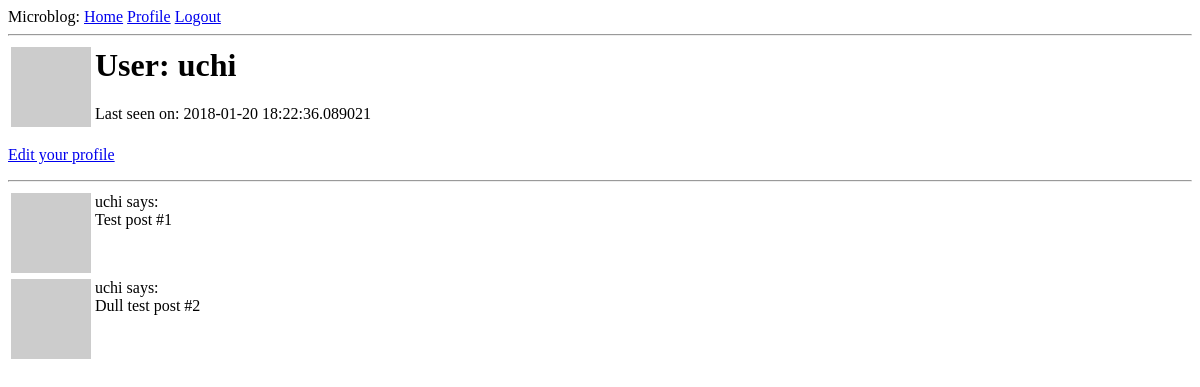
Page /user/uchi (signed in) on the earlier database version.
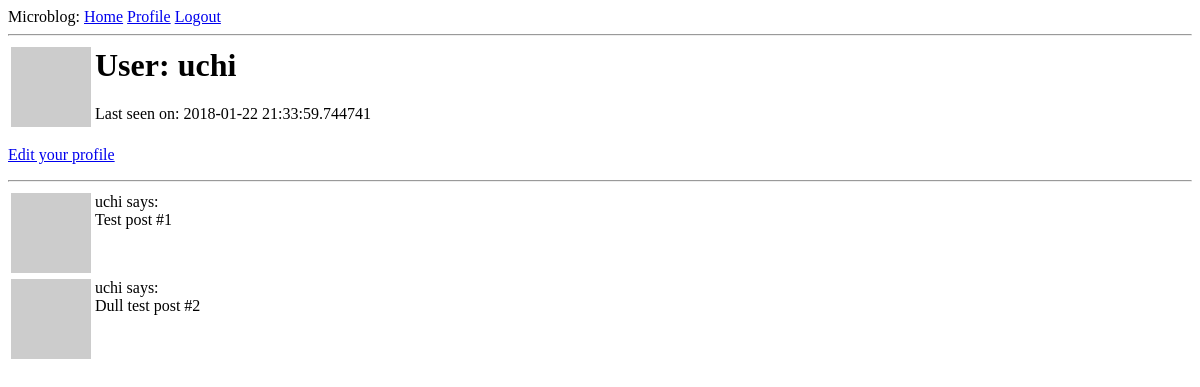
Same page on the later database version.
### app/models.py (models this page shows, shortened)
class User(UserMixin, db.Model):
    id = db.Column(db.Integer, primary_key = True)
    username = db.Column(db.String(64), index = True, unique = True)
    email = db.Column(db.String(120), index = True, unique = True)
    password_hash = db.Column(db.String(128))
    posts = db.relationship("Post", backref = "author", lazy = "dynamic")
    about_me = db.Column(db.String(140))
    last_seen = db.Column(db.DateTime, default = datetime.utcnow)
    def avatar(self, size):
        digest = md5(self.email.lower().encode("utf-8")).hexdigest()
        return "https://www.gravatar.com/avatar/{}?d=retro&s={}".format(digest, size)

### app/routes.py (the view)
@flaskApp.route("/user/<username>")
@login_required
def user(username):
    user = User.query.filter_by(username = username).first_or_404()
    posts = [{"author": user, "body": "Test post #1"},
            {"author": user, "body": "Dull test post #2"}]
    return render_template("user.html", user = user, posts = posts)

### app/models.py (called while the page is built)
@login.user_loader
def load_user(id):
    return User.query.get(int(id))

### app/routes.py (called while the page is built)
@flaskApp.before_request
def before_request():
    if current_user.is_authenticated:
        current_user.last_seen = datetime.utcnow()
        db.session.commit()

### app/templates/user.html (shortened to what this page needs)
{% extends "base.html" %}
{% block content %}
    <table>
        <tr valign = "top">
        <td><img src = "{{ user.avatar(128) }}"</td>
        <td>
            <h1>User: {{ user.username }}</h1>
            {% if user.last_seen %}<p>Last seen on: {{ user.last_seen }}</p>{% endif %}
        </td>
        </tr>
    </table>
    {% if user == current_user %}
    <p><a href = "{{ url_for('edit_profile') }}">Edit your profile</a></p>
    {% endif %}
    <hr>
    {% for post in posts %}
        {% include "_post.html" %}
    {% endfor %}
{% endblock %}

### app/templates/base.html (shortened to what this page needs)
<html>
    <head>
    </head>
    <body>
        <div>
            Microblog:
            <a href= "{{ url_for('index') }}">Home</a>
            {% if current_user.is_anonymous %}
            <a href= "{{ url_for('login') }}">Login</a>
            {% else %}
            <a href="{{ url_for('user', username = current_user.username) }}">Profile</a>
            <a href= "{{ url_for('logout') }}">Logout</a>
            {% endif %}
        </div>
        <hr>
        {% block content %} {% endblock %}
    </body>
</html>

### app/templates/_post.html
<table>
    <tr valign = "top">
    <td><img src = "{{ post.author.avatar(36) }}"</td>
    <td>{{ post.author.username }} says:<br>{{ post.body }}</td>
    </tr>
</table>

Differences in the rows shown:
changed User "uchi": last_seen "2018-01-20 18:22:36.089021" → "2018-01-22 21:33:59.744741"
